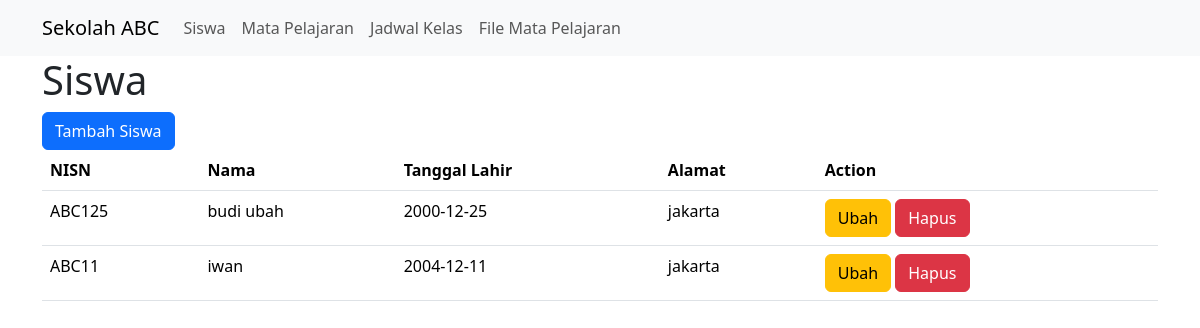
Page /list_siswa.php on the committed database.
### tables this page shows
CREATE TABLE `siswa` (
  `id` int(10) UNSIGNED NOT NULL,
  `nisn` varchar(255) DEFAULT NULL,
  `nama` varchar(255) NOT NULL,
  `tanggal_lahir` date NOT NULL,
  `alamat` text NOT NULL
);

### list_siswa.php (the view, shortened to what this page needs)
<?php
include 'koneksi.php';
$dataSiswa = mysqli_query($koneksi, "SELECT * FROM siswa");
?>
<?php include 'partial/header.php' ?>
<?php include 'partial/nav.php' ?>
    <div class="container">
        <h1>Siswa</h1>
        <a href="tambah_siswa.php" class="btn btn-primary">Tambah Siswa</a>
        <table class="table">
            <thead>
                <tr>
                    <th>NISN</th>
                    <th>Nama</th>
                    <th>Tanggal Lahir</th>
                    <th>Alamat</th>
                    <th>Action</th>
                </tr>
            </thead>
            <tbody>
                <?php while ($siswa = mysqli_fetch_assoc($dataSiswa)) { ?>
                <tr>
                    <td><?= $siswa['nisn'] ?></td>
                    <td><?= $siswa['nama'] ?></td>
                    <td><?= $siswa['tanggal_lahir'] ?></td>
                    <td><?= $siswa['alamat'] ?></td>
                    <td>
                        <a href="ubah_siswa.php?id=<?= $siswa['id'] ?>" class="btn btn-warning">Ubah</a>
                        <button type="button" class="btn btn-danger" onclick="hapusSiswa('<?= $siswa['id'] ?>')">Hapus</button>
                    </td>
                </tr>
                <?php } ?>
            </tbody>
        </table>
    </div>
<?php include 'partial/footer.php' ?>

### rows in the picture
siswa: nisn "ABC125", nama "budi ubah", tanggal_lahir "2000-12-25", alamat "jakarta"
siswa: nisn "ABC11", nama "iwan", tanggal_lahir "2004-12-11", alamat "jakarta"
